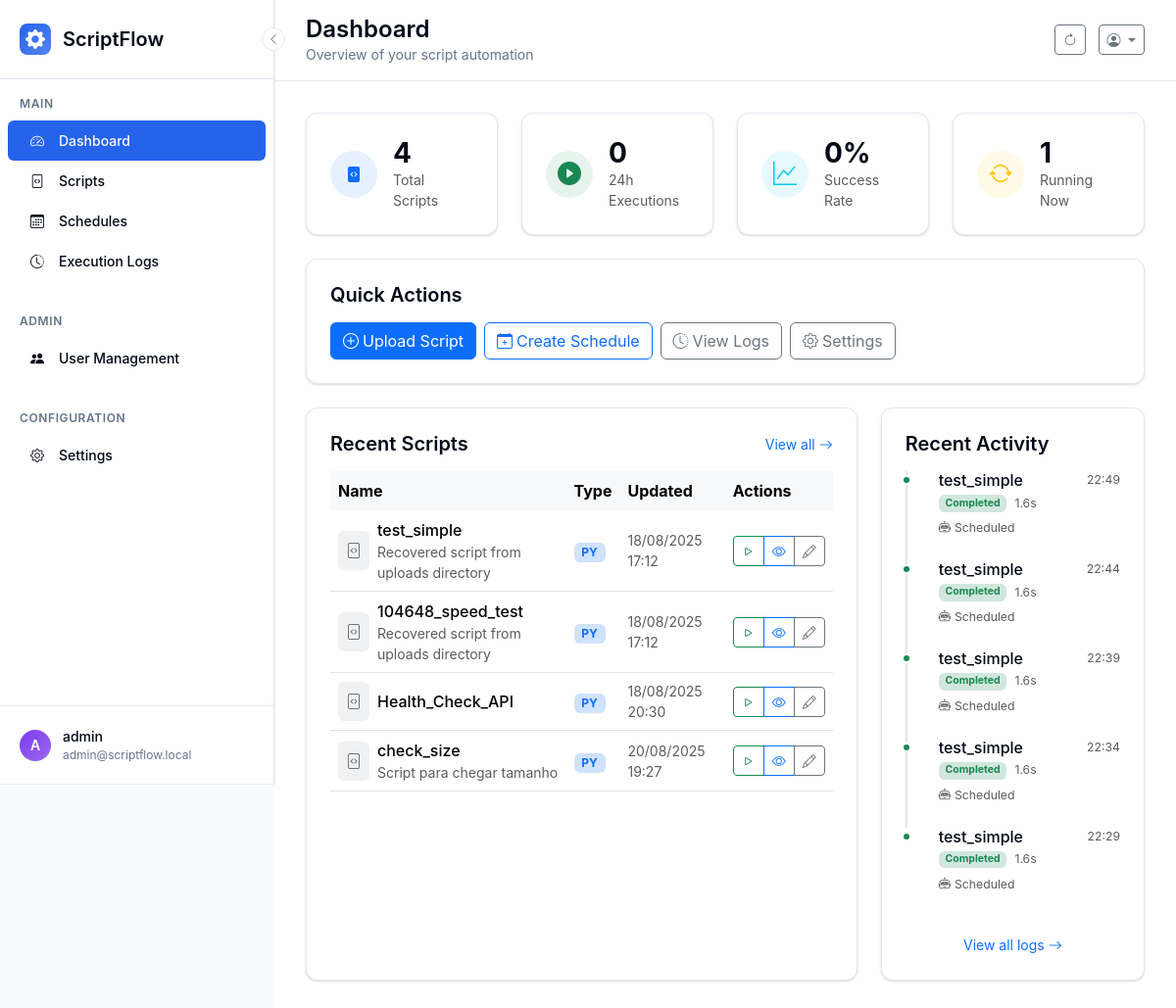
The page /dashboard (signed in) on the database as committed earlier.
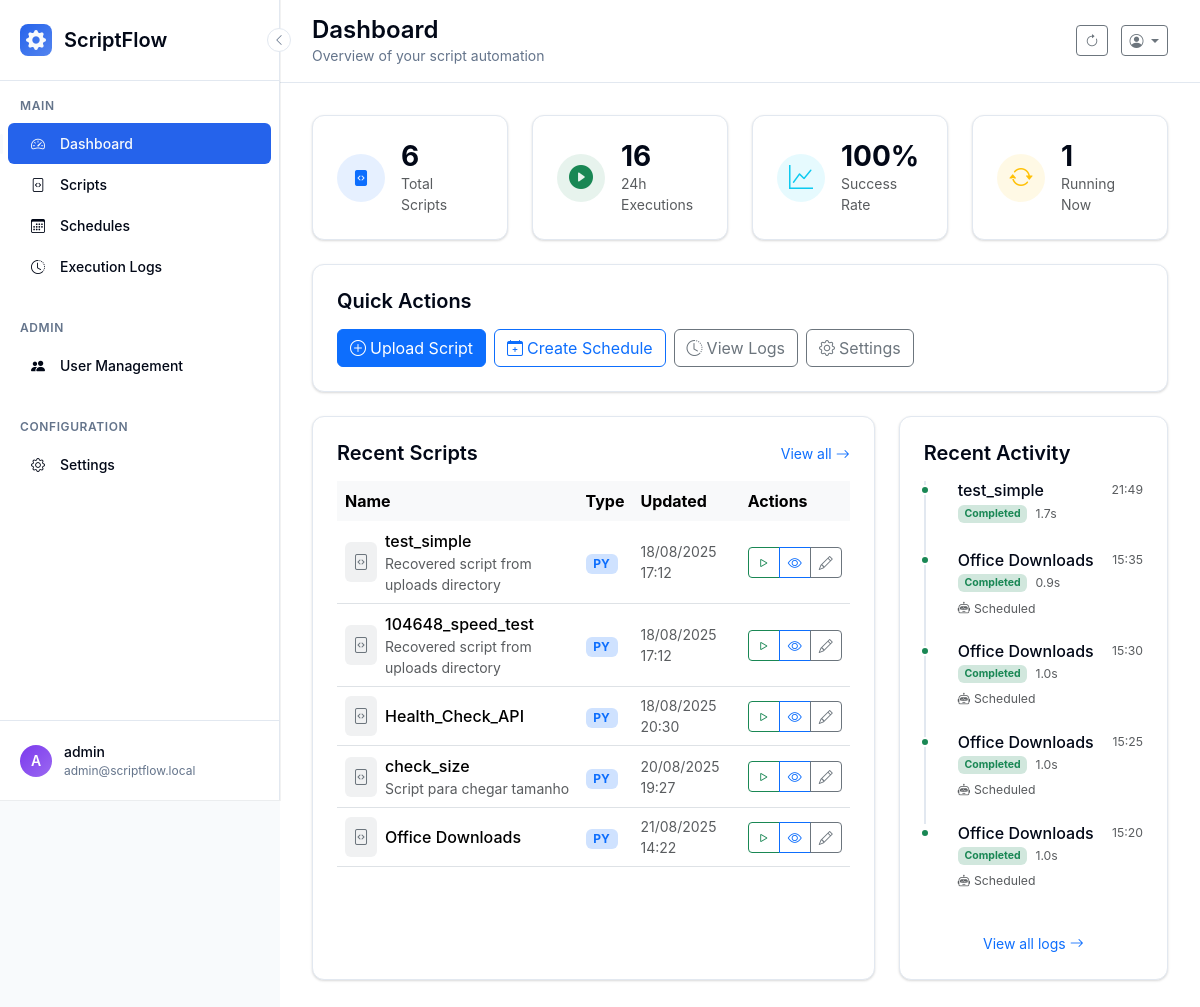
The same page on the database as committed later.
### scriptflow.py (models this page shows, shortened)
class Script(db.Model):
    __tablename__ = 'scripts'
    id = db.Column(db.Integer, primary_key=True)
    name = db.Column(db.String(100), nullable=False)
    description = db.Column(db.Text)
    filename = db.Column(db.String(255), nullable=False)
    file_path = db.Column(db.String(500), nullable=False)
    script_type = db.Column(db.String(10), nullable=False)  # 'py' or 'bat'
    file_size = db.Column(db.Integer)
    created_at = db.Column(db.DateTime, default=datetime.now)
    updated_at = db.Column(db.DateTime, default=datetime.now, onupdate=datetime.now)
    is_active = db.Column(db.Boolean, default=True)
    user_id = db.Column(db.Integer, db.ForeignKey('users.id'), nullable=False)

class Execution(db.Model):
    __tablename__ = 'executions'
    id = db.Column(db.Integer, primary_key=True)
    started_at = db.Column(db.DateTime, default=datetime.now, nullable=False)
    completed_at = db.Column(db.DateTime)
    status = db.Column(db.String(20), default='pending', nullable=False)  # pending, running, completed, failed, timeout
    exit_code = db.Column(db.Integer)
    stdout = db.Column(db.Text)
    stderr = db.Column(db.Text)
    duration_seconds = db.Column(db.Float)
    trigger_type = db.Column(db.String(20), default='manual', nullable=False)  # manual, scheduled, api
    script_id = db.Column(db.Integer, db.ForeignKey('scripts.id'), nullable=False)
    user_id = db.Column(db.Integer, db.ForeignKey('users.id'), nullable=False)
    script = db.relationship('Script', backref='executions')
    @property
    def formatted_duration(self):
        if not self.duration_seconds:
            return "N/A"
        if self.duration_seconds < 60:
            return f"{self.duration_seconds:.1f}s"
        else:
            minutes = int(self.duration_seconds // 60)
            seconds = int(self.duration_seconds % 60)
            return f"{minutes}m {seconds}s"
    @property
    def status_color(self):
        colors = {
            'pending': 'secondary',
            'running': 'running',
            'completed': 'success',
            'failed': 'danger',
            'timeout': 'warning',
            'cancelled': 'danger'
        }
        return colors.get(self.status, 'secondary')

### app/controllers/main.py (the view)
    @main_bp.route('/dashboard')
    @login_required
    def dashboard():
        scripts_query = Script.query.filter_by(is_active=True)
        user_scripts = apply_user_data_filter(scripts_query).all()
        executions_query = Execution.query.order_by(Execution.started_at.desc())
        recent_executions = apply_user_data_filter(executions_query).limit(5).all()
        total_scripts = len(user_scripts)
        since_24h = datetime.now() - timedelta(hours=24)
        executions_24h = apply_user_data_filter(
            Execution.query.filter(Execution.started_at >= since_24h)
        ).all()
        executions_24h_count = len(executions_24h)
        successful_24h = len([e for e in executions_24h if e.status == 'completed'])
        success_rate_24h = round((successful_24h / executions_24h_count * 100) if executions_24h_count > 0 else 0)
        running_executions = apply_user_data_filter(
            Execution.query.filter(Execution.status.in_(['pending', 'running']))
        ).all()
        running_count = len(running_executions)
        stats = {
            'total_scripts': total_scripts,
            'executions_24h': executions_24h_count,
            'success_rate_24h': success_rate_24h,
            'running_count': running_count
        }
        return render_template('dashboard.html',
                             stats=stats,
                             scripts=user_scripts[:5],  # Show only first 5
                             recent_executions=recent_executions)

### scriptflow.py (called while the page is built)
@app.context_processor
def inject_ui_version():
    return {
        'ui_info': {'current_version': 'v2', 'is_modern': True},
        'ui_version': 'v2',
        'is_modern_ui': True
    }

@login_manager.user_loader
def load_user(user_id):
    return db.session.get(User, int(user_id))

def apply_user_data_filter(query):
    if current_user.can_view_all_data:
        return query  # Can see all data
    else:
        return query.filter_by(user_id=current_user.id)  # Only own data

### templates/dashboard.html (shortened to what the changed rows need)
{% extends "base.html" %}
{% block page_title %}Dashboard{% endblock %}
{% block content %}
<div class="row mb-4">
    <div class="col-md-3">
        <div class="modern-card">
            <div class="d-flex align-items-center">
                <div>
                    <h3 class="mb-0 fw-bold">{{ stats.total_scripts }}</h3>
                    <p class="text-muted mb-0 small">Total Scripts</p>
                </div>
            </div>
        </div>
    </div>
    <div class="col-md-3">
        <div class="modern-card">
            <div class="d-flex align-items-center">
                <div>
                    <h3 class="mb-0 fw-bold">{{ stats.executions_24h }}</h3>
                    <p class="text-muted mb-0 small">24h Executions</p>
                </div>
            </div>
        </div>
    </div>
    <div class="col-md-3">
        <div class="modern-card">
            <div class="d-flex align-items-center">
                <div>
                    <h3 class="mb-0 fw-bold">{{ stats.success_rate_24h }}%</h3>
                    <p class="text-muted mb-0 small">Success Rate</p>
                </div>
            </div>
        </div>
    </div>
</div>
<div class="row">
    <div class="col-lg-8 mb-4">
        <div class="modern-card h-100">
            {% if scripts %}
                <div class="table-responsive">
                    <table class="table table-hover align-middle">
                        <thead class="table-light">
                            <tr>
                                <th class="border-0">Name</th>
                                <th class="border-0">Type</th>
                                <th class="border-0">Updated</th>
                                <th class="border-0">Actions</th>
                            </tr>
                        </thead>
                        <tbody>
                            {% for script in scripts[:5] %}
                            <tr>
                                <td>
                                    <div class="d-flex align-items-center">
                                        <div class="bg-secondary bg-opacity-10 p-2 rounded me-2">
                                            <i class="bi bi-file-code text-secondary"></i>
                                        </div>
                                        <div>
                                            <div class="fw-medium">{{ script.name }}</div>
                                            {% if script.description %}
                                                <div class="small text-muted">{{ script.description[:50] }}{% if script.description|length > 50 %}...{% endif %}</div>
                                            {% endif %}
                                        </div>
                                    </div>
                                </td>
                                <td>
                                    <span class="badge bg-primary-subtle text-primary">{{ script.script_type.upper() }}</span>
                                </td>
                                <td class="text-muted small">
                                    {{ script.updated_at.strftime('%d/%m/%Y %H:%M') }}
                                </td>
                                <td>
                                    <div class="btn-group btn-group-sm">
                                        <a href="{{ url_for('scripts.execute_script', script_id=script.id) }}" class="btn btn-outline-success btn-sm">
                                            <i class="bi bi-play"></i>
                                        </a>
                                        <a href="{{ url_for('scripts.view_script', script_id=script.id) }}" class="btn btn-outline-primary btn-sm">
                                            <i class="bi bi-eye"></i>
                                        </a>
                                        <a href="{{ url_for('scripts.edit_script', script_id=script.id) }}" class="btn btn-outline-secondary btn-sm">
                                            <i class="bi bi-pencil"></i>
                                        </a>
                                    </div>
                                </td>
                            </tr>
                            {% endfor %}
                        </tbody>
                    </table>
                </div>
            {% endif %}
        </div>
    </div>
    <div class="col-lg-4 mb-4">
        <div class="modern-card h-100">
            {% if recent_executions %}
                <div class="timeline">
                    {% for execution in recent_executions %}
                    <div class="timeline-item">
                        <div class="timeline-marker bg-{{ execution.status_color }}"></div>
                        <div class="timeline-content">
                            <div class="d-flex justify-content-between align-items-start mb-1">
                                <h6 class="mb-0 fw-medium">{{ execution.script.name if execution.script else 'Unknown Script' }}</h6>
                                <small class="text-muted">{{ execution.started_at.strftime('%H:%M') if execution.started_at else 'N/A' }}</small>
                            </div>
                            <div class="d-flex align-items-center mb-1">
                                <span class="badge bg-{{ execution.status_color }}-subtle text-{{ execution.status_color }} me-2">
                                    {{ execution.status.title() }}
                                </span>
                                {% if execution.duration_seconds %}
                                    <small class="text-muted">{{ execution.formatted_duration }}</small>
                                {% endif %}
                            </div>
                            {% if execution.trigger_type != 'manual' %}
                                <small class="text-muted">
                                    <i class="bi bi-robot me-1"></i>{{ execution.trigger_type.title() }}
                                </small>
                            {% endif %}
                        </div>
                    </div>
                    {% endfor %}
                </div>
            {% endif %}
        </div>
    </div>
</div>
{% endblock %}

Rows that differ between the two databases and show on the page:
no longer on this page (row unchanged): Execution: script "test_simple", started_at "22:49", status "Completed", formatted_duration "1.6s", trigger_type "Scheduled"
no longer on this page (row unchanged): Execution: script "test_simple", started_at "22:44", status "Completed", formatted_duration "1.6s", trigger_type "Scheduled"
no longer on this page (row unchanged): Execution: script "test_simple", started_at "22:39", status "Completed", formatted_duration "1.6s", trigger_type "Scheduled"
no longer on this page (row unchanged): Execution: script "test_simple", started_at "22:34", status "Completed", formatted_duration "1.6s", trigger_type "Scheduled"
no longer on this page (row unchanged): Execution: script "test_simple", started_at "22:29", status "Completed", formatted_duration "1.6s", trigger_type "Scheduled"
added Script: name "Office Downloads", script_type "PY", updated_at "21/08/2025 14:22"
added Execution: script "test_simple", started_at "21:49", status "Completed", formatted_duration "1.7s"
added Execution: script "Office Downloads", started_at "15:35", status "Completed", formatted_duration "0.9s", trigger_type "Scheduled"
added Execution: script "Office Downloads", started_at "15:30", status "Completed", formatted_duration "1.0s", trigger_type "Scheduled"
added Execution: script "Office Downloads", started_at "15:25", status "Completed", formatted_duration "1.0s", trigger_type "Scheduled"
added Execution: script "Office Downloads", started_at "15:20", status "Completed", formatted_duration "1.0s", trigger_type "Scheduled"
Other text that changed with them:
{{ stats.total_scripts }}: "4" → "6"
{{ stats.executions_24h }}: "0" → "16"
{{ stats.success_rate_24h }}: "0" → "100"
